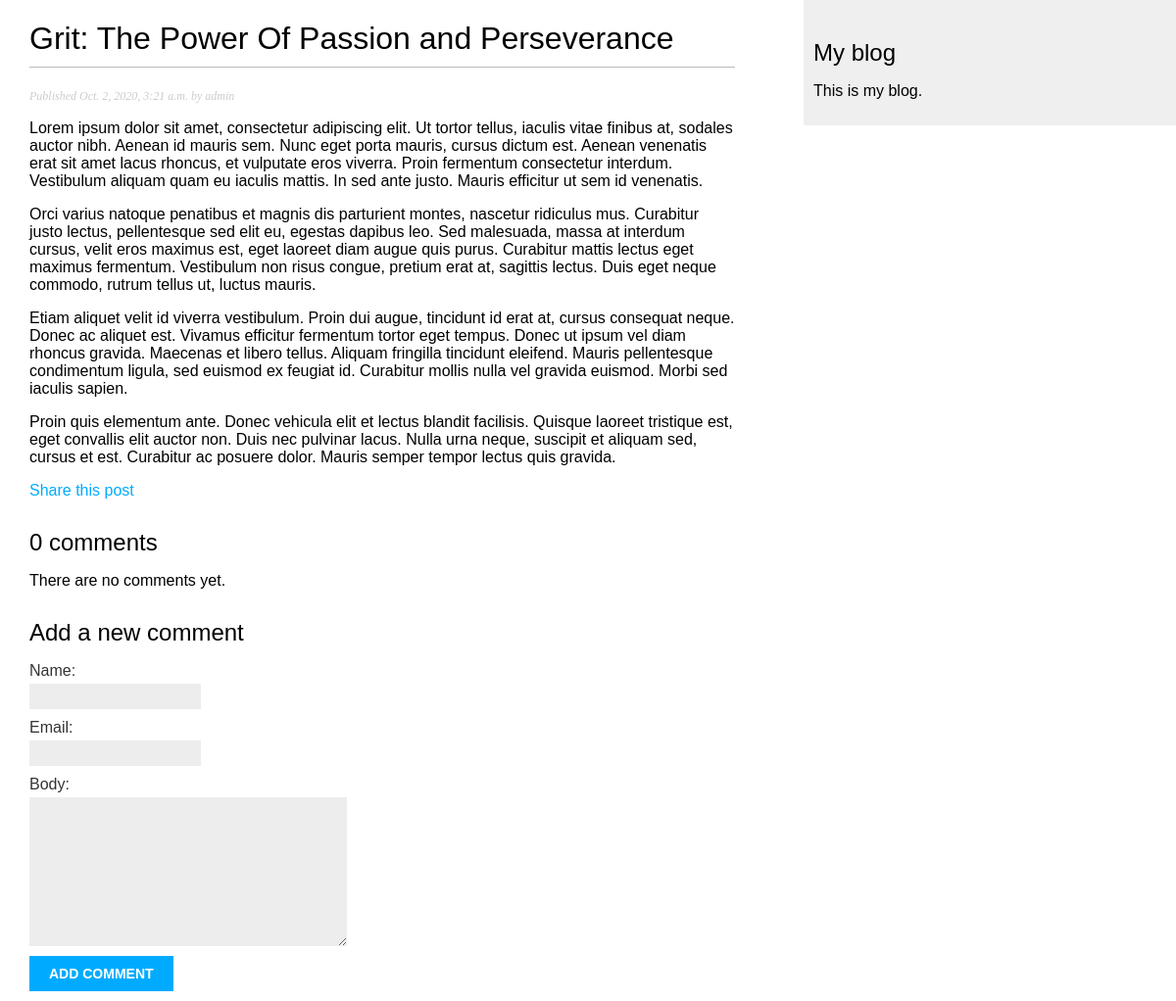
/blog/2020/10/2/grit-power-passion-and-perseverance/, run on an earlier commit of the app's database.
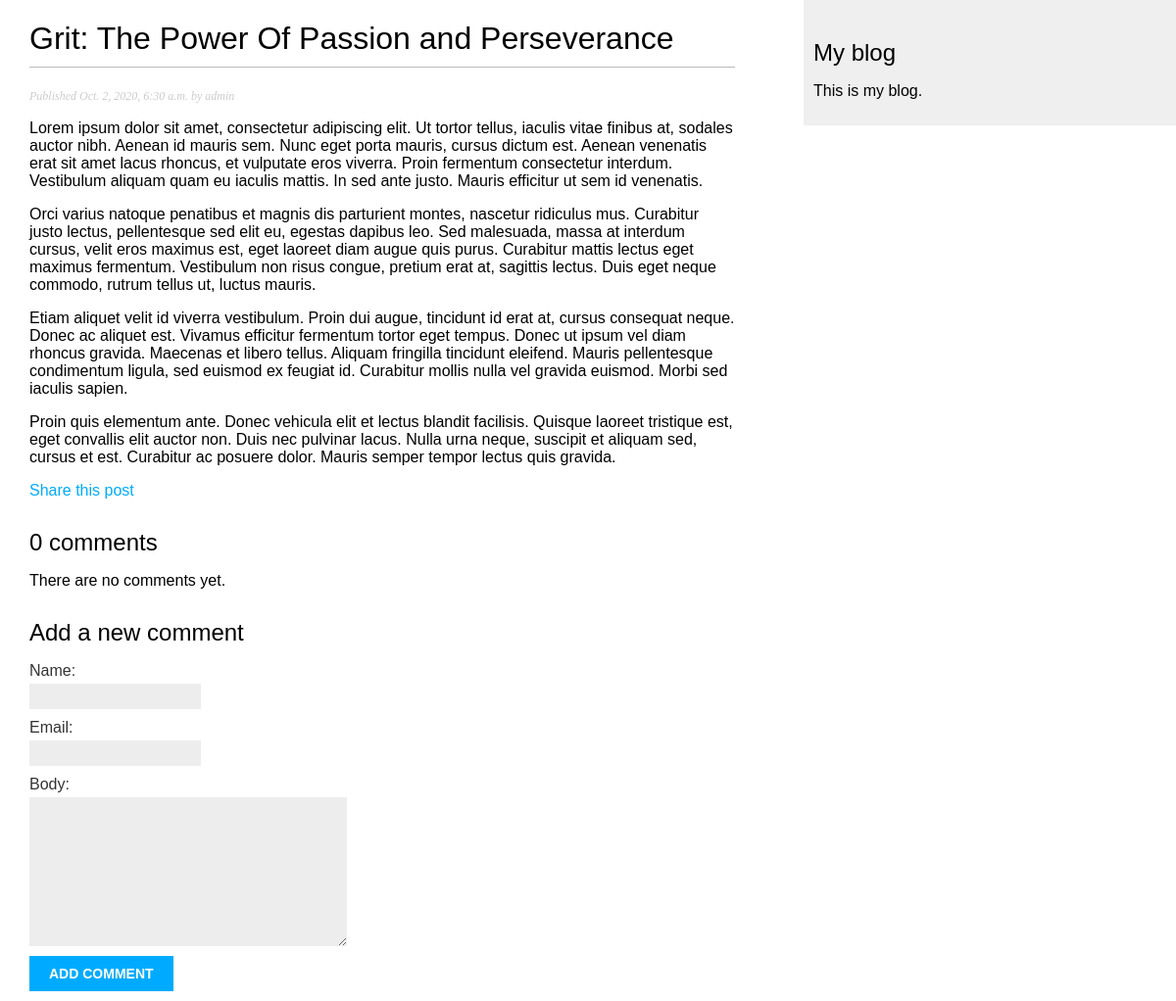
And on a later commit of the database.
### blog/models.py (models this page shows, shortened)
class Post(models.Model):
  STATUS_CHOICES = (
    ('draft', 'Draft'),
    ('published', 'Published'),
  )
  title = models.CharField(max_length=250)
  slug = models.SlugField(max_length=250, unique_for_date='publish')
  author = models.ForeignKey(User, on_delete=models.CASCADE, related_name='blog_posts')
  body = models.TextField()
  publish = models.DateTimeField(default=timezone.now)
  created = models.DateTimeField(auto_now_add=True)
  updated = models.DateTimeField(auto_now=True)
  status = models.CharField(max_length=10, choices=STATUS_CHOICES, default='draft')
  class Meta:
    ordering = ('-publish',)
  objects = models.Manager()
  published = PublishedManager()

### blog/views.py (the view)
# urls.py: path('<int:year>/<int:month>/<int:day>/<slug:post>/', views.post_detail, name='post_detail'),
def post_detail(request, year, month, day, post):
  post = get_object_or_404(Post, slug=post,
                                status='published',
                                publish__year=year,
                                publish__month=month,
                                publish__day=day)
  comments = post.comments.filter(active=True)
  new_comment = None
  if request.method == 'POST':
    comment_form = CommentForm(data=request.POST)
    if comment_form.is_valid():
      new_comment = comment_form.save(commit=False)
      new_comment.post = post
      new_comment.save()
  else:
    comment_form = CommentForm()
  return render(request,
                'blog/post/detail.html',
                {'post': post,
                'comments': comments,
                'new_comment': new_comment,
                'comment_form': comment_form})

### blog/forms.py
class CommentForm(forms.ModelForm):
  class Meta:
    model = Comment
    fields = ('name', 'email', 'body')

### blog/templates/blog/post/detail.html (shortened to what this page needs)
{% extends "blog/base.html" %}
{% block content %}
  <h1>{{ post.title }}</h1>
  <p class="date">Published {{ post.publish }} by {{ post.author }}</p>
  {{ post.body|linebreaks }}
  <p>
    <a href="{% url 'blog:post_share' post.id %}">
      Share this post
    </a>
  </p>
  {% with comments.count as total_comments %}
    <h2>
      {{ total_comments }} comment{{ total_comments|pluralize }}
    </h2>
  {% endwith %}
  {% for comment in comments %}
    <div class="comment">
      <p class="info">
        Comment {{ forloop.counter }} by {{ comment.name }}
        {{ comment.created }}
      </p>
      {{ comment.body|linebreaks }}
    </div>
  {% empty %}
    <p>There are no comments yet.</p>
  {% endfor %}
  {% if new_comment %}
    <h2>Your comment has been added.</h2>
  {% else %}
    <h2>Add a new comment</h2>
    <form method="post">
      {{ comment_form.as_p }}
      <p><input type="submit" value="Add comment"></p>
    </form>
  {% endif %}
{% endblock %}

What changed in the data, as far as the page shows it:
changed Post "Grit: The Power Of Passion and Perseverance": publish "Oct. 2, 2020, 3:21 a.m." → "Oct. 2, 2020, 6:30 a.m."
